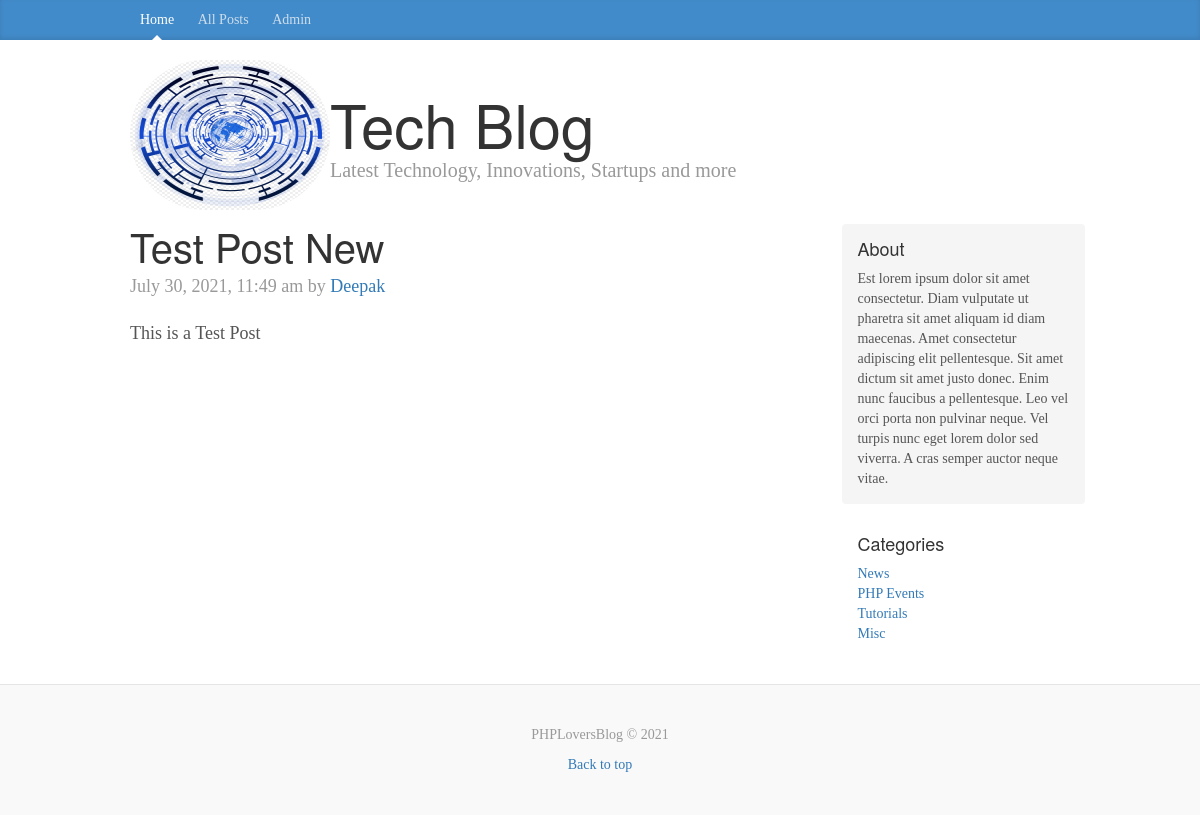
Screenshot of /post.php?id=3 with the database file from the repository.
### tables this page shows
CREATE TABLE `posts` (
  `id` int(11) NOT NULL,
  `category` int(11) NOT NULL,
  `title` varchar(255) NOT NULL,
  `body` text NOT NULL,
  `author` varchar(255) NOT NULL,
  `tags` varchar(255) NOT NULL,
  `date` timestamp NOT NULL DEFAULT current_timestamp()
);

CREATE TABLE `categories` (
  `id` int(11) NOT NULL,
  `name` varchar(255) NOT NULL
);

### libraries/Database.php (called while the page is built, shortened)
<?php
    class Database{
        public $host=DB_HOST;
        public $username=DB_USER;
        public $password=DB_PASS;
        public $db_name=DB_NAME;
        public $link;
        private function connect(){
            $this->link=new mysqli($this->host,$this->username,$this->password,$this->db_name);
        }
        public function select($query){
            $result=$this->link->query($query) or die($this->link->error.__LINE__);
            if($result->num_rows>0){
                return $result;
            }
            else{
                return false;
            }
        }
    }
?>

### helpers/format_helper.php (called while the page is built, shortened)
<?php
    function formatDate($date){
        return date('F j, Y, g:i a',strtotime($date));
    }
?>

### config/config.php (called while the page is built, shortened)
<?php
$site_description="Est lorem ipsum dolor sit amet consectetur. Diam vulputate ut pharetra sit amet aliquam id diam maecenas. Amet consectetur adipiscing elit pellentesque. Sit amet dictum sit amet justo donec. Enim nunc faucibus a pellentesque. Leo vel orci porta non pulvinar neque. Vel turpis nunc eget lorem dolor sed viverra. A cras semper auctor neque vitae."
?>

### post.php (the view)
<?php include 'includes/header.php'; ?>
<?php
    $id=$_GET['id'];
    $db=new Database();
    $query= "SELECT * from posts where id=".$id;
    $post=$db->select($query)->fetch_assoc();
    $query= "SELECT * from categories";
    $categories=$db->select($query);
?>
<div class="blog-post">
    <h2 class="blog-post-title"><?php echo $post['title'];?></h2>
    <p class="blog-post-meta"><?php echo formatDate($post['date']).' by ';?><a href="#"><?php echo $post['author'];?></a></p>
        <?php echo $post['body'];?>
</div>
<?php include 'includes/footer.php'; ?>

### includes/footer.php (shortened to what this page needs)
</div>
        <div class="col-sm-3 col-sm-offset-1 blog-sidebar">
          <div class="sidebar-module sidebar-module-inset">
            <h4>About</h4>
            <p><?php echo $site_description;?></p>
          </div>
          <div class="sidebar-module">
            <h4>Categories</h4>
            <?php if($categories): ?>
            <ol class="list-unstyled">
              <?php while($row=$categories->fetch_assoc()): ?>
                <li><a href="posts.php?category=<?php echo $row['id']; ?> "><?php echo $row['name'];?></a></li>
              <?php endwhile; ?>
            </ol>
            <?php else: ?>
                <p>There are not categories yet</p>
            <?php endif; ?>
          </div>
        </div>
      </div>
    </div>
    <footer class="blog-footer">
      <p>PHPLoversBlog &copy; 2021 </p>
      <p>
        <a href="#">Back to top</a>
      </p>
    </footer>
  </body>
</html>

### css/custom.css (style rules this page uses)
body { font-family: Georgia, "Times New Roman", Times, serif; color: #555; }
h1, .h1, h2, .h2, h3, .h3, h4, .h4, h5, .h5, h6, .h6 { margin-top: 0; font-family: "Helvetica Neue", Helvetica, Arial, sans-serif; font-weight: 400; color: #333; }
.sidebar-module { padding: 15px; margin: 0 -15px 15px; }
.sidebar-module-inset { padding: 15px; background-color: #f5f5f5; border-radius: 4px; }
.sidebar-module-inset p:last-child, .sidebar-module-inset ul:last-child, .sidebar-module-inset ol:last-child { margin-bottom: 0; }
.blog-post { margin-bottom: 60px; }
.blog-post-title { margin-bottom: 5px; font-size: 40px; }
.blog-post-meta { margin-bottom: 20px; color: #999; }
.blog-footer { padding: 40px 0; color: #999; text-align: center; background-color: #f9f9f9; border-top: 1px solid #e5e5e5; }
.blog-footer p:last-child { margin-bottom: 0; }

### rows the page displays
posts: title "Test Post New", date "July 30, 2021, 11:49 am", author "Deepak", body "This is a Test Post"
categories: name "News"
categories: name "PHP Events"
categories: name "Tutorials"
categories: name "Misc"
